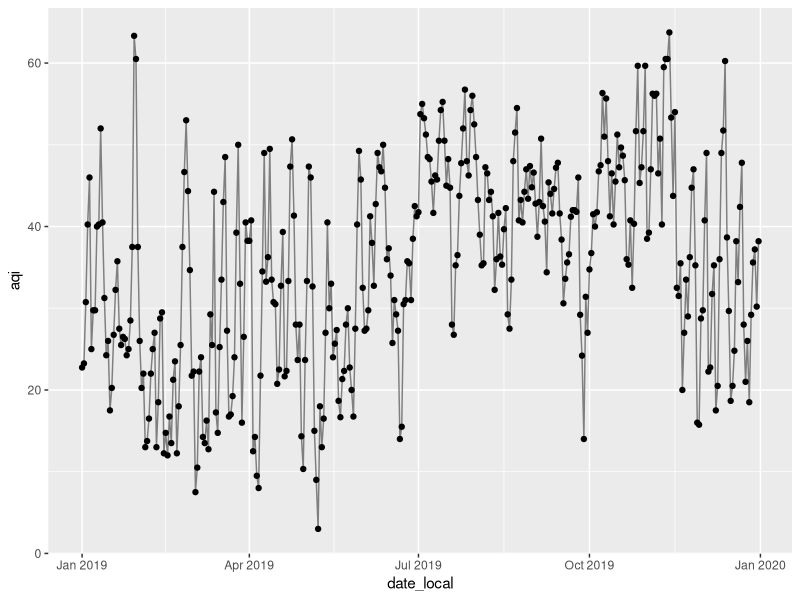

Here is the R script that generated this plot:
# import libraries
my_packages <- c("readr","ggplot2")
lapply(my_packages,library,character.only = TRUE)

# import data
san_diego_data_aqi_2019 <- read_csv('data/air_quality/san_diego_2019_aqi.csv',
                                    col_types = cols(
                                      'date_local' = col_date(format='%Y-%m-%d'),
                                      'aqi' = col_double()))

# visualize data
aqiSanD = ggplot(san_diego_data_aqi_2019, aes(date_local,aqi)) +
  geom_line(aes(date_local,aqi), color = 'grey50') + geom_point()
